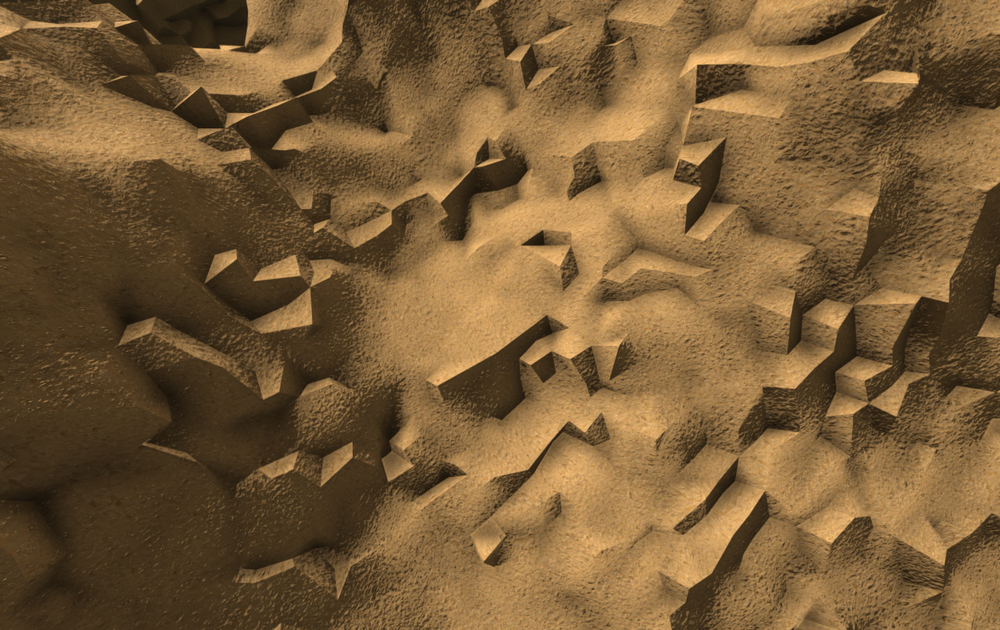
#> input picture splitter/Snímek obrazovky (100).png, 1000 x 630 px, shrunk from 1426 x 898 before the run; its folder holds only this picture in this run; the run also reads 1 picture not shown here
$ python split.py
#> lines starting #> are read from the running program, lines starting #| are printed output that depends on the picture
import os
from itertools import product
from random import randint

import cv2
from PIL import Image


def tile(filename, dir_in, dir_out, d):
#> called with filename = 'Snímek obrazovky (100).png', dir_in = '', dir_out = '', d = 32
    name, ext = os.path.splitext(filename)
    img = Image.open(os.path.join(dir_in, filename))
#> img is the input picture: PIL image 1000x630 RGBA; mean R, G, B, A 119.6, 91.4, 55.2, 255
    img = img.convert("RGB")
#> img: PIL image 1000x630 RGB
    w, h = img.size
#> w = 1000; h = 630
    ran = randint(-1212464564, 9999999999)

    grid = list(product(range(0, h - h % d, d), range(0, w - w % d, d)))
    for i, j in grid:
        box = (j, i, j + d, i + d)
        out = os.path.join(dir_out, f'out_{i}_{j}{ran}.jpg')
        img.crop(box).save(out)
#> this loop made 589 passes
#> pass 1, in tile, `img.crop(box).save(out)`:
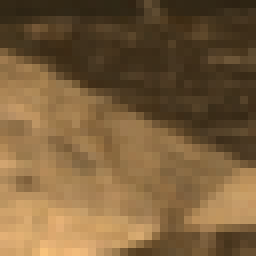
#> saved as out_0_06709266969.jpg: PIL image 32x32 RGB (shown 8 times larger); mean R, G, B 122.2, 94.5, 59.4
#> pass 2, in tile, `img.crop(box).save(out)`:
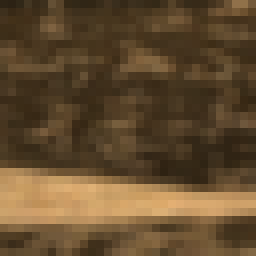
#> saved as out_0_326709266969.jpg: PIL image 32x32 RGB (shown 8 times larger); mean R, G, B 98.7, 75.8, 47


print("Cropping")
for file in os.listdir("."):
    if "obrazovky" in file or "screen" in file or "Dual Universe" in file:
        tile(file, "", "", 32)
        os.remove(file)
print("Removing invalid sizes")
for imgy in os.listdir("."):
    img = cv2.imread(imgy, cv2.IMREAD_GRAYSCALE)
    if img is None:
        continue
    h, w = img.shape
    if (not (h == 32 and w == 32)):
        os.remove(imgy)
